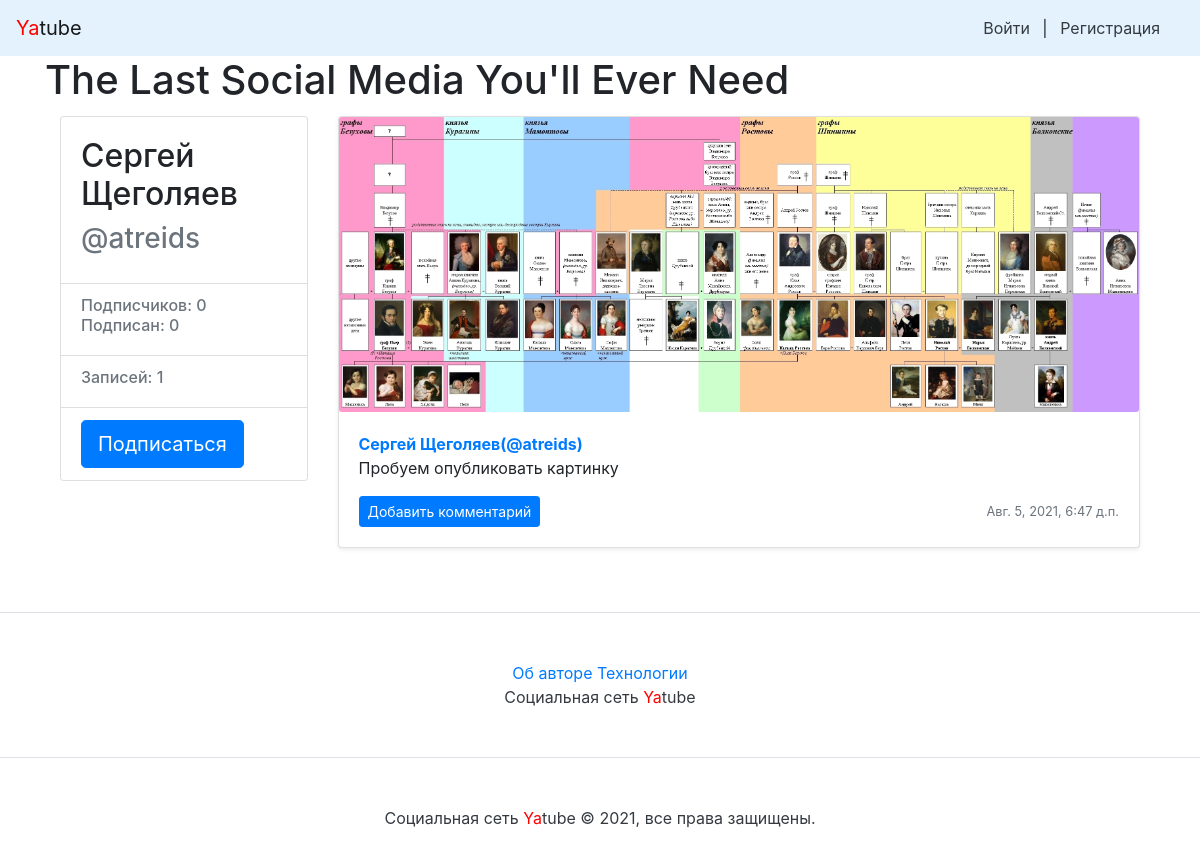
/atreids/1/, run on the app's committed database.
### posts/models.py (models this page shows, shortened)
class Post(models.Model):
    text = models.TextField(validators=[validate_not_empty])
    pub_date = models.DateTimeField('date published', auto_now_add=True)
    author = models.ForeignKey(User, on_delete=models.CASCADE,
                               related_name='posts')
    group = models.ForeignKey(Group, on_delete=models.SET_NULL,
                              related_name='posts',
                              blank=True, null=True)
    image = models.ImageField(upload_to='posts/', blank=True, null=True)
    class Meta:
        ordering = ['-pub_date']

### posts/views.py (the view)
# urls.py: path('<str:username>/<int:post_id>/', views.post_view, name='post'),
def post_view(request, username, post_id):
    following = False
    user = get_object_or_404(User, username=username)
    post = get_object_or_404(Post, author__username=username, id=post_id)
    form = CommentForm(request.POST or None)
    comments = post.comments.all()
    if not request.user.is_anonymous and Follow.objects.filter(
            user=request.user, author=user).exists():
        following = True
    return render(request, 'post.html', {
        'add_comment': True,
        'comments': comments,
        'form': form,
        'following': following,
        "author": user,
        'post': post
    })

### templates/post.html
{% extends "base.html" %}
{% block content %}
<main role="main" class="container">
    <div class="row">
      {% include "includes/card_author.html" %}
      <div class="col-md-9">
        {% include "includes/post_item.html" %}
      </div>
    </div>
  </main>
  {% endblock%}

### templates/includes/card_author.html
<div class="col-md-3 mb-3 mt-1">
    <div class="card">
      <div class="card-body">
        <div class="h2">
          {{ author.get_full_name }}
        </div>
        <div class="h3 text-muted">
          @{{ author.username }}
        </div>
      </div>
      <ul class="list-group list-group-flush">
        <li class="list-group-item">
          <div class="h6 text-muted">
            Подписчиков: {{ author.following.count }} <br>
            Подписан: {{ author.follower.count }}
          </div>
        </li>
        <li class="list-group-item">
          <div class="h6 text-muted">
            Записей: {{ author.posts.count }}
          </div>
        </li>
        <li class="list-group-item">
          {% if following %}
            <a
              class="btn btn-lg btn-light"
              href="{% url 'profile_unfollow' author.username %}" role="button">
              Отписаться
            </a>
          {% else %}
            <a
              class="btn btn-lg btn-primary"
              href="{% url 'profile_follow' author.username %}" role="button">
              Подписаться
            </a>
          {% endif %}
        </li>
      </ul>
    </div>
</div>

### templates/includes/post_item.html (shortened to what this page needs)
<div class="card mb-3 mt-1 shadow-sm">
    {% load thumbnail %}
    {% thumbnail post.image "960x339" crop="center" upscale=True as im %}
      <img class="card-img" src="{{ im.url }}">
    {% endthumbnail %}
    <div class="card-body">
      <p class="card-text">
        <a name="post_{{ post.id }}" href="{% url 'profile' post.author.username %}">
          <strong class="d-block text-gray-dark">{{ post.author.get_full_name }}(@{{ post.author }})</strong>
        </a>
        {{ post.text|linebreaksbr }}
      </p>
      <div class="d-flex justify-content-between align-items-center">
        <div class="btn-group">
          <div>
          <a class="btn btn-sm btn-primary" href="{% url 'post' post.author.username post.id %}" role="button">
            Добавить комментарий
          </a>
        </div>
        </div>
        <small class="text-muted">{{ post.pub_date }}</small>
      </div>
    </div>
  </div>

### data on the page
Post: author.get_full_name "Сергей Щеголяев", author "atreids", text "Пробуем опубликовать картинку", pub_date "Авг. 5, 2021, 6:47 д.п."

### other printed values
{{ author.get_full_name }} "Сергей Щеголяев"
{{ author.username }} "atreids"
{{ author.following.count }} "0"
{{ author.follower.count }} "0"
{{ author.posts.count }} "1"
